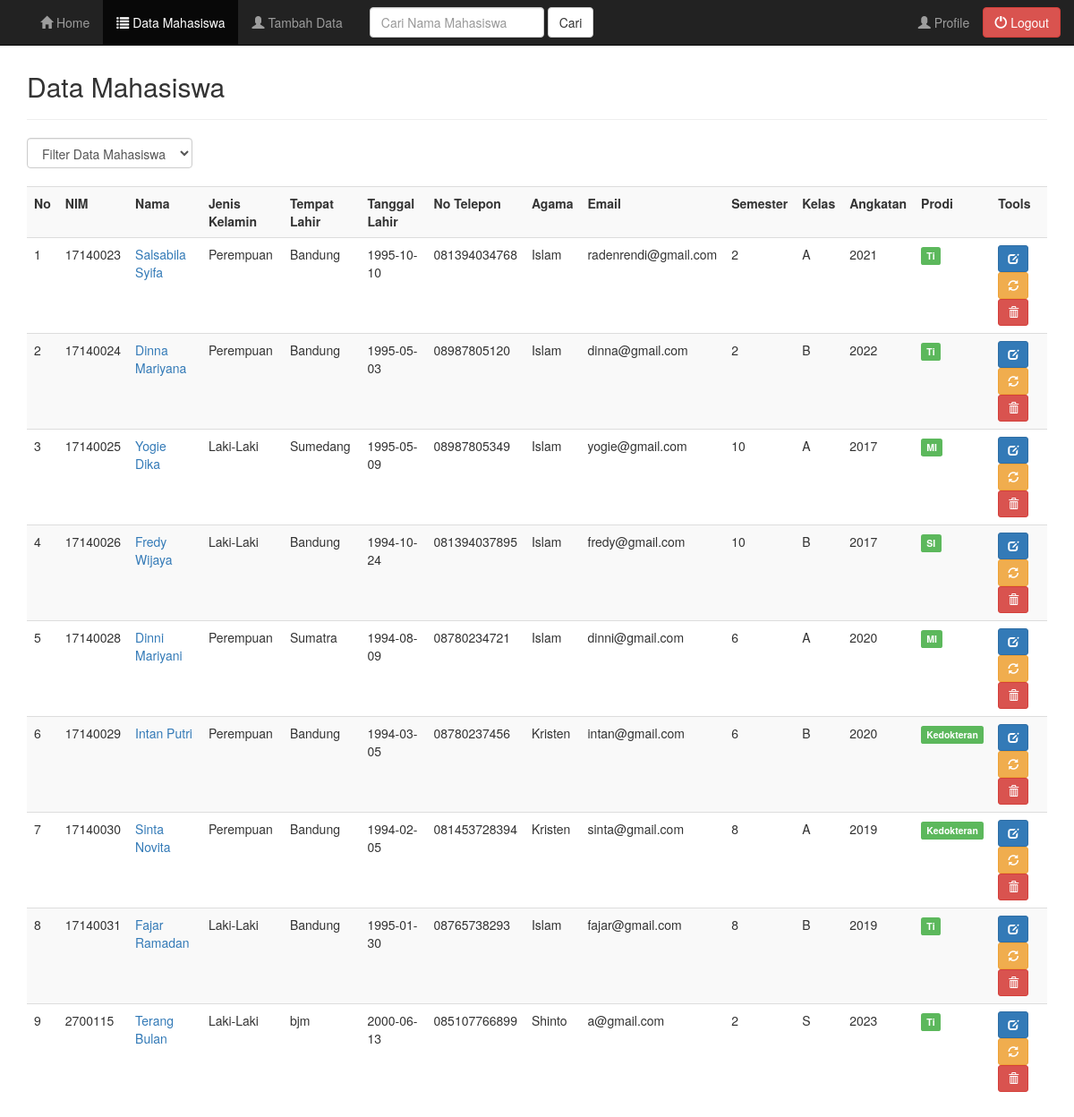
Screenshot of /admin/data.php (signed in) with the database file from the repository.
### tables this page shows
CREATE TABLE `tbl_mahasiswa` (
  `ID` bigint(20) UNSIGNED NOT NULL,
  `username` varchar(20) NOT NULL,
  `password` varchar(32) NOT NULL,
  `level` varchar(30) NOT NULL,
  `nim` varchar(20) NOT NULL,
  `nama` varchar(50) NOT NULL,
  `jenis_kelamin` varchar(20) NOT NULL,
  `tempat_lahir` varchar(30) NOT NULL,
  `tanggal_lahir` date NOT NULL,
  `alamat_asal` varchar(100) NOT NULL,
  `alamat_sekarang` varchar(100) NOT NULL,
  `no_telepon` varchar(13) NOT NULL,
  `email` varchar(30) NOT NULL,
  `agama` varchar(50) NOT NULL,
  `fakultas` varchar(50) NOT NULL,
  `semester` int(11) NOT NULL,
  `kelas` varchar(20) NOT NULL,
  `angkatan` int(11) NOT NULL
);

### admin/data.php (the view, shortened to what this page needs)
<?php $thisPage="Data"; ?>
<?php
include("header.php");
include("../koneksi.php");
?>
	<div class="container">
		<div class="content">
			<h2>Data Mahasiswa</h2>
			<hr />
			<form class="form-inline" method="get">
				<div class="form-group">
					<select name="filter" class="form-control" onchange="form.submit()">
						<option value="0">Filter Data Mahasiswa</option>
						<?php $filter = (isset($_GET['filter']) ? strtolower($_GET['filter']) : NULL);  ?>
					</select>
				</div>
			</form>
			<br />
			<div class="table-responsive">
				<table class="table table-striped table-hover">
					<tr>
						<th>No</th>
						<th>NIM</th>
						<th>Nama</th>
						<th>Jenis Kelamin</th>
						<th>Tempat Lahir</th>
						<th>Tanggal Lahir</th>
						<th>No Telepon</th>
						<th>Agama</th>
						<th>Email</th>
						<th>Semester</th>
						<th>Kelas</th>
						<th>Angkatan</th>
						<th>Prodi</th>
						<th>Tools</th>
					</tr>
					<?php
					if($filter){
						$sql = mysqli_query($koneksi, "SELECT * FROM tbl_mahasiswa WHERE fakultas='$filter' ORDER BY nim ASC");
					}else{
						$sql = mysqli_query($koneksi, "SELECT * FROM tbl_mahasiswa ORDER BY nim ASC");
					}
					if(mysqli_num_rows($sql) == 0){
						echo '<tr><td colspan="14">Data Tidak Ada.</td></tr>';
					}else{
						$no = 1;
						while($row = mysqli_fetch_assoc($sql)){
							echo '
							<tr>
								<td>'.$no.'</td>
								<td>'.$row['nim'].'</td>
								<td><a href="profile_mahasiswa.php?nim='.$row['nim'].'">'.$row['nama'].'</a></td>
								<td>'.$row['jenis_kelamin'].'</td>
								<td>'.$row['tempat_lahir'].'</td>
								<td>'.$row['tanggal_lahir'].'</td>
								<td>'.$row['no_telepon'].'</td>
								<td>'.$row['agama'].'</td>
								<td>'.$row['email'].'</td>
								<td>'.$row['semester'].'</td>
								<td>'.$row['kelas'].'</td>
								<td>'.$row['angkatan'].'</td>
								<td>';
								if($row['fakultas'] == 'TI'){
									echo '<span class="label label-success">Ti</span>';
								}
								else if ($row['fakultas'] == 'MI' ){
									echo '<span class="label label-success">MI</span>';
								}
								else if ($row['fakultas'] == 'SI' ){
									echo '<span class="label label-success">SI</span>';
								}
								else if ($row['fakultas'] == 'Kedokteran' ){
									echo '<span class="label label-success">Kedokteran</span>';
								}
							echo '
								</td>
								<td>
									<a href="edit_mahasiswa.php?nim='.$row['nim'].'" title="Edit Data" data-toggle="tooltip" class="btn btn-primary btn-sm"><span class="glyphicon glyphicon-edit" aria-hidden="true"></span></a>
									<a href="password.php?nim='.$row['nim'].'" title="Ganti Password" data-toggle="tooltip" class="btn btn-warning btn-sm"><span class="glyphicon glyphicon-refresh" aria-hidden="true"></span></a>
									<a href="data.php?aksi=delete&nim='.$row['nim'].'" title="Hapus Data" data-toggle="tooltip" onclick="return confirm(\'Anda yakin akan menghapus data '.$row['nama'].'?\')" class="btn btn-danger btn-sm"><span class="glyphicon glyphicon-trash" aria-hidden="true"></span></a>
								</td>
							</tr>
							';
							$no++;
						}
					}
					?>
				</table>
			</div>
		</div>
	</div>
<?php
include("footer.php");
?>

### admin/header.php (shortened to what this page needs)
<!DOCTYPE html>
<html lang="id">
  <head>
    <link href="../css/bootstrap.min.css" rel="stylesheet">
	<link href="../css/bootstrap-datepicker.css" rel="stylesheet">
    <link href="../style.css" rel="stylesheet">
  </head>
<body>
	<nav class="navbar navbar-inverse navbar-fixed-top">
	  <div class="container">
		<div class="collapse navbar-collapse" id="myNavbar">
		  <ul class="nav navbar-nav navbar-left">
			<li<?php if ($thisPage=="Dashboard") echo " class=\"active\""; ?>><a href="index.php"><span class="glyphicon glyphicon-home"></span> Home</a></li>
			<li<?php if ($thisPage=="Data") echo " class=\"active\""; ?>><a href="data.php" data-toggle="tooltip" data-placement="bottom" title="Lihat Data Mahasiswa"><span class="glyphicon glyphicon-list"></span> Data Mahasiswa</a></li>
			<li<?php if ($thisPage=="Tambah") echo " class=\"active\""; ?>><a href="tambah.php" data-toggle="tooltip" data-placement="bottom" title="Tambah Data Mahasiswa" ><span class="glyphicon glyphicon-user"></span> Tambah Data</a></li>
			<form name="cari" method="post" action="cari.php" role="search" class="navbar-form navbar-left">
				<div class="form-group">
					<input type="text" name="carinama" placeholder="Cari Nama Mahasiswa" class="form-control">
				</div>
				<button type="submit" name="submit" id="submit" value="search" class="btn btn-default" data-toggle="tooltip" data-placement="bottom" title="Cari Data Mahasiswa">Cari</button>
			</form>
		  </ul>
	      <ul class="nav navbar-nav navbar-right">
	      	<li<?php if ($thisPage=="Profile") echo " class=\"active\""; ?>><a href="profile.php" data-toggle="tooltip" data-placement="bottom" title="Lihat Profile"><span class="glyphicon glyphicon-user"></span> Profile</a></li>
	        <a href="../logout.php" data-toggle="tooltip" data-placement="bottom" title="Logout" class="btn btn-danger navbar-btn" role="button"><span class="glyphicon glyphicon-off"></span> Logout</a>
	      </ul>
		</div>
	  </div>
	</nav>

### admin/footer.php (shortened to what this page needs)
</body>
</html>

### style.css (style rules this page uses)
.content { margin-top: 80px; }

### rows the page displays
tbl_mahasiswa: nim "17140023", nama "Salsabila Syifa", jenis_kelamin "Perempuan", tempat_lahir "Bandung", tanggal_lahir "1995-10-10", no_telepon "081394034768", agama "Islam", email "radenrendi@gmail.com", semester "2", kelas "A", angkatan "2021", fakultas "Ti"
tbl_mahasiswa: nim "17140024", nama "Dinna Mariyana", jenis_kelamin "Perempuan", tempat_lahir "Bandung", tanggal_lahir "1995-05-03", no_telepon "08987805120", agama "Islam", email "dinna@gmail.com", semester "2", kelas "B", angkatan "2022", fakultas "Ti"
tbl_mahasiswa: nim "17140025", nama "Yogie Dika", jenis_kelamin "Laki-Laki", tempat_lahir "Sumedang", tanggal_lahir "1995-05-09", no_telepon "08987805349", agama "Islam", email "yogie@gmail.com", semester "10", kelas "A", angkatan "2017", fakultas "MI"
tbl_mahasiswa: nim "17140026", nama "Fredy Wijaya", jenis_kelamin "Laki-Laki", tempat_lahir "Bandung", tanggal_lahir "1994-10-24", no_telepon "081394037895", agama "Islam", email "fredy@gmail.com", semester "10", kelas "B", angkatan "2017", fakultas "SI"
tbl_mahasiswa: nim "17140028", nama "Dinni Mariyani", jenis_kelamin "Perempuan", tempat_lahir "Sumatra", tanggal_lahir "1994-08-09", no_telepon "08780234721", agama "Islam", email "dinni@gmail.com", semester "6", kelas "A", angkatan "2020", fakultas "MI"
tbl_mahasiswa: nim "17140029", nama "Intan Putri", jenis_kelamin "Perempuan", tempat_lahir "Bandung", tanggal_lahir "1994-03-05", no_telepon "08780237456", agama "Kristen", email "intan@gmail.com", semester "6", kelas "B", angkatan "2020", fakultas "Kedokteran"
tbl_mahasiswa: nim "17140030", nama "Sinta Novita", jenis_kelamin "Perempuan", tempat_lahir "Bandung", tanggal_lahir "1994-02-05", no_telepon "081453728394", agama "Kristen", email "sinta@gmail.com", semester "8", kelas "A", angkatan "2019", fakultas "Kedokteran"
tbl_mahasiswa: nim "17140031", nama "Fajar Ramadan", jenis_kelamin "Laki-Laki", tempat_lahir "Bandung", tanggal_lahir "1995-01-30", no_telepon "08765738293", agama "Islam", email "fajar@gmail.com", semester "8", kelas "B", angkatan "2019", fakultas "Ti"
tbl_mahasiswa: nim "2700115", nama "Terang Bulan", jenis_kelamin "Laki-Laki", tempat_lahir "bjm", tanggal_lahir "2000-06-13", no_telepon "085107766899", agama "Shinto", email "a@gmail.com", semester "2", kelas "S", angkatan "2023", fakultas "Ti"
